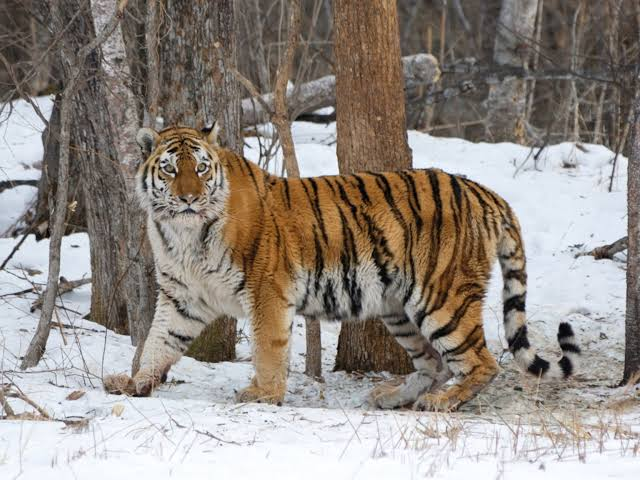
#> input picture images.jpeg, 640 x 480 px
$ python image_detect.py
#> lines starting #> are read from the running program, lines starting #| are printed output that depends on the picture; after the words box and inside, x2 and y2 are one past the last pixel; in counts of white or black regions, pixels touching at a corner belong together
import cv2

# 얼굴 인식 모델 로드
face_cascade = cv2.CascadeClassifier(cv2.data.haarcascades + 'haarcascade_frontalface_default.xml')

# 이미지 로드
image = cv2.imread('images.jpeg')
#> image is the input picture: shape (480, 640, 3); mean B, G, R 132.6, 139.7, 147.8
gray = cv2.cvtColor(image, cv2.COLOR_BGR2GRAY)
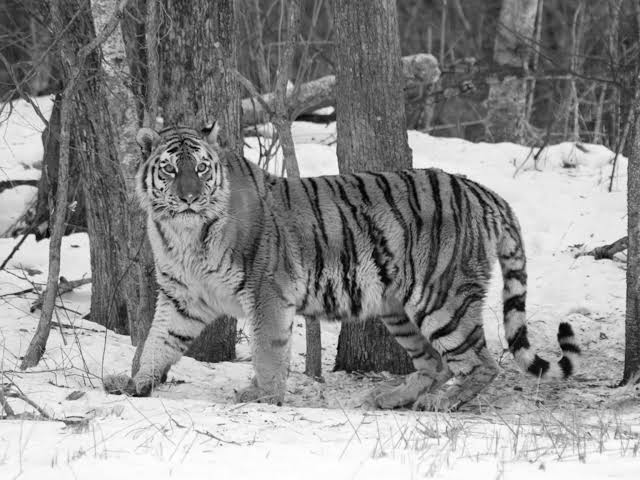
#> gray: shape (480, 640); min 0, max 255, mean 141.3

# 얼굴 검출
faces = face_cascade.detectMultiScale(gray, 1.1, 4)
#> faces = [[96, 38, 59, 59]]

# 얼굴 주위에 사각형 그리기
for (x, y, w, h) in faces:
    cv2.rectangle(image, (x, y), (x + w, y + h), (255, 0, 0), 2)
#> this loop made 1 pass
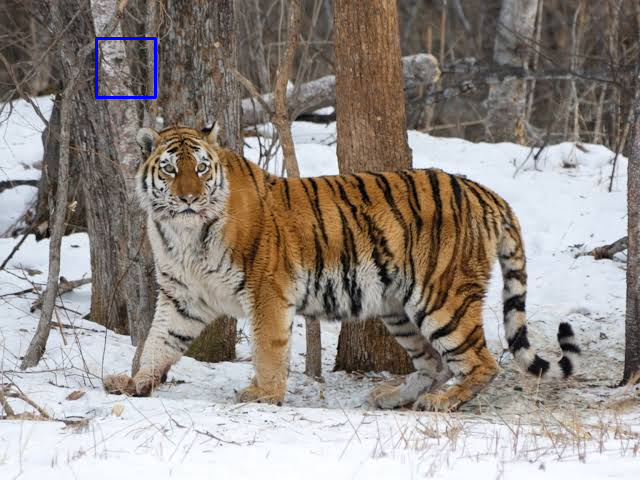
#> image: shape (480, 640, 3); 0.23% of pixels changed, all inside (x1, y1, x2, y2) = (95, 37, 157, 99)

# 결과 이미지 보기
cv2.imshow('Face Detected', image)
cv2.waitKey()
